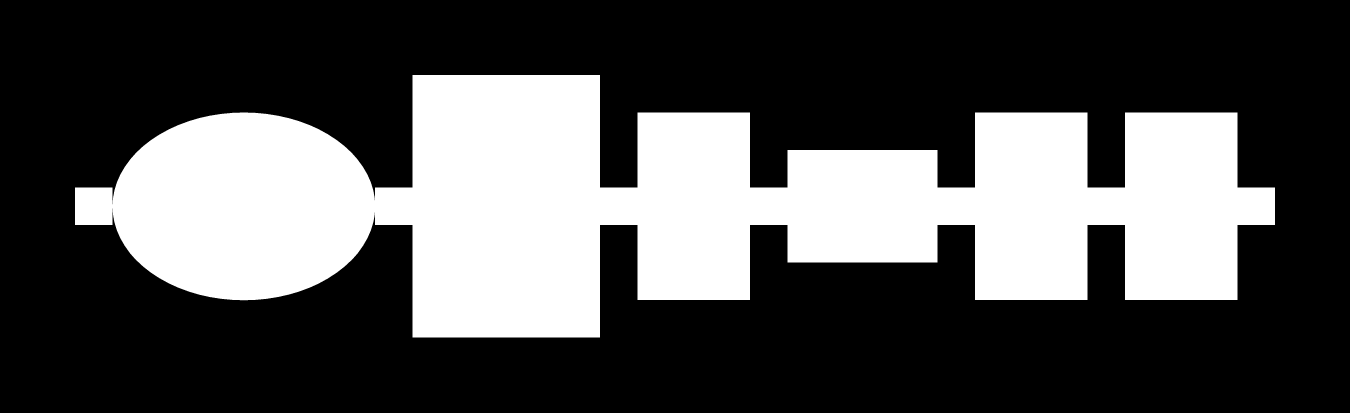
#> input picture WatabouTestModel/watabou_prior_attempts/data/watabou_circular/masks/chapel_of_supremus.png, 5400 x 1650 px (shown at 1/4 size)
$ python -i watabou_transform_v2.py   (imports and definitions only)
#> lines starting #> are read from the running program, lines starting #| are printed output that depends on the picture; after the words box and inside, x2 and y2 are one past the last pixel; in counts of white or black regions, pixels touching at a corner belong together
"""
Watabou Coordinate Transformation - Version 2

Improved approach:
1. Detect room corners/intersections in the image
2. Use the fact that grid cells should be square (scale_x == scale_y)
3. Use distinctive features (largest room, specific corners) for matching
"""

import json
import cv2
import numpy as np
from pathlib import Path
from dataclasses import dataclass
from typing import List, Tuple, Optional
import itertools
from scipy.optimize import minimize

@dataclass
class GridRoom:
    """Room in grid coordinates from JSON"""
    x: int
    y: int
    w: int
    h: int

    @property
    def area(self): return self.w * self.h

    @property
    def center_x(self): return self.x + self.w / 2

    @property
    def center_y(self): return self.y + self.h / 2

    @property
    def is_corridor(self): return self.w == 1 and self.h == 1


# [174 lines left out: functions load_json_rooms, find_room_corners_by_template, detect_grid_lines, estimate_grid_spacing, match_rooms_to_grid, not called in this run]


def detect_rooms_by_flooding(img_path: str, debug: bool = True):
    """
    Detect individual room regions by finding enclosed areas.
    """
#> called with debug = True
    img = cv2.imread(img_path)
#> img is the input picture: shape (1650, 5400, 3); 31.9% white; 1 white region, box (x1, y1, x2, y2) and area: (300, 300, 5100, 1350) 2846420
    gray = cv2.cvtColor(img, cv2.COLOR_BGR2GRAY)
    h, w = gray.shape
#> h = 1650; w = 5400

    # Find floor pixels (white/light gray)
    _, floor_mask = cv2.threshold(gray, 220, 255, cv2.THRESH_BINARY)

    # Find walls (dark pixels)
    _, wall_mask = cv2.threshold(gray, 80, 255, cv2.THRESH_BINARY_INV)

    # Dilate walls to ensure rooms are separated
    kernel = np.ones((7, 7), np.uint8)
    wall_dilated = cv2.dilate(wall_mask, kernel, iterations=2)
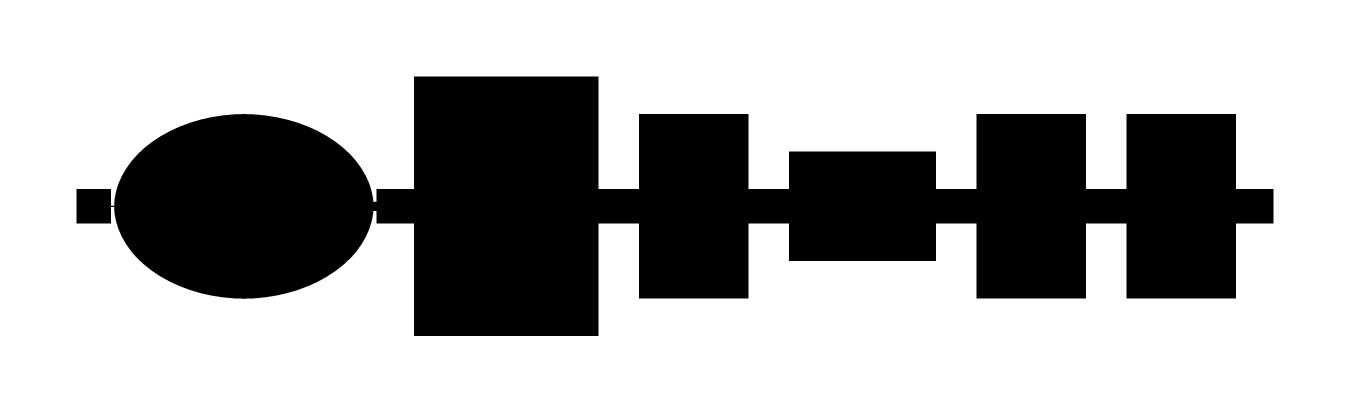
#> wall_dilated: shape (1650, 5400) (shown at 1/4 size); 69.2% white; 1 black region, box (x1, y1, x2, y2) and area: (306, 306, 5094, 1344) 2741144

    # Floor with walls removed
    floor_clean = cv2.bitwise_and(floor_mask, cv2.bitwise_not(wall_dilated))

    # Find connected components
    num_labels, labels, stats, centroids = cv2.connectedComponentsWithStats(floor_clean)
#> num_labels = 2; stats = [[0, 0, 5400, 1650, 6168856], [306, 306, 4788, 1038, 2741144]]; centroids = [[2726.7, 824.4], [2638.3, 824.6]]

    regions = []
    for i in range(1, num_labels):
        x, y, cw, ch, area = stats[i]
        if area < 5000:  # Filter small regions
            continue

        regions.append({
            'x': x, 'y': y, 'w': cw, 'h': ch,
            'cx': centroids[i][0], 'cy': centroids[i][1],
            'area': area
        })
#> this loop made 1 pass
#> after the loop, regions = 1 item

    print(f"Found {len(regions)} floor regions")
#| Found 1 floor regions

    if debug:
        debug_img = img.copy()
        for i, region in enumerate(sorted(regions, key=lambda r: r['area'], reverse=True)):
            cv2.rectangle(debug_img, (region['x'], region['y']),
                         (region['x']+region['w'], region['y']+region['h']), (0, 255, 0), 2)
            cv2.circle(debug_img, (int(region['cx']), int(region['cy'])), 5, (0, 0, 255), -1)
            cv2.putText(debug_img, str(i), (region['x']+5, region['y']+20),
                       cv2.FONT_HERSHEY_SIMPLEX, 0.5, (255, 0, 0), 2)
#> this loop made 1 pass
        cv2.imwrite("debug_v2_rooms.png", debug_img)

    return regions


# [431 lines left out: functions solve_by_largest_rooms, refine_transformation_optimization, manual_room_matching, find_wall_intersections, analyze_with_known_reference, validate_and_visualize and 1 more, not called in this run]


# [22 lines not run here, left out]

>>> result = detect_rooms_by_flooding('data/watabou_circular/masks/chapel_of_supremus.png')
#> result = 1 item

$ run again, on WatabouTestModel/watabou_prior_attempts/data/watabou_circular/masks/darkwing_house.png
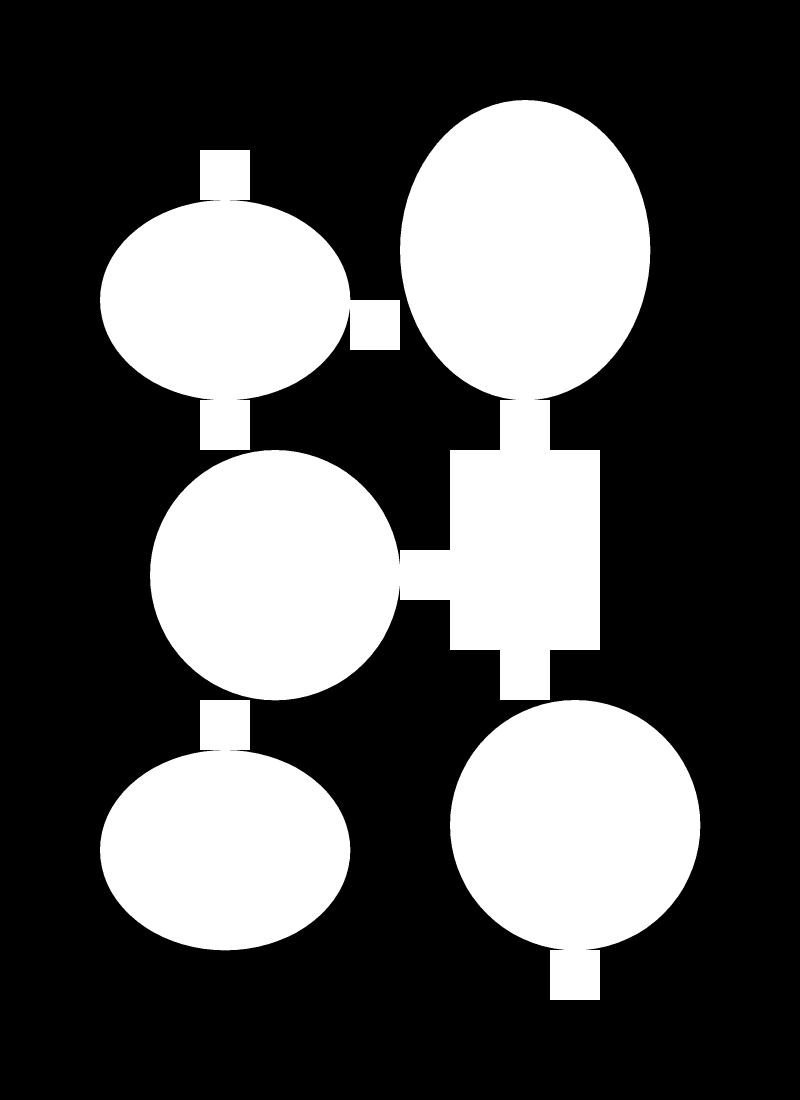
#> input picture WatabouTestModel/watabou_prior_attempts/data/watabou_circular/masks/darkwing_house.png, 2400 x 3300 px (shown at 1/3 size)
#> in detect_rooms_by_flooding, img is the input picture: shape (3300, 2400, 3); 32.5% white; 4 white regions, box (x1, y1, x2, y2) and area: (450, 300, 1951, 2101) 1310345, (1350, 2100, 2101, 3000) 464712, (300, 450, 1200, 1350) 421430, (300, 2100, 1051, 2851) 376469
#> wall_dilated: shape (3300, 2400); 69% white; 4 black regions, box (x1, y1, x2, y2) and area: (456, 306, 1945, 2095) 1256153, (1356, 2106, 2095, 2994) 444048, (306, 456, 1194, 1344) 396110, (306, 2106, 1045, 2845) 357137
#> in detect_rooms_by_flooding, `num_labels, labels, stats, centroids = cv2.connectedComponentsWithStat..`:
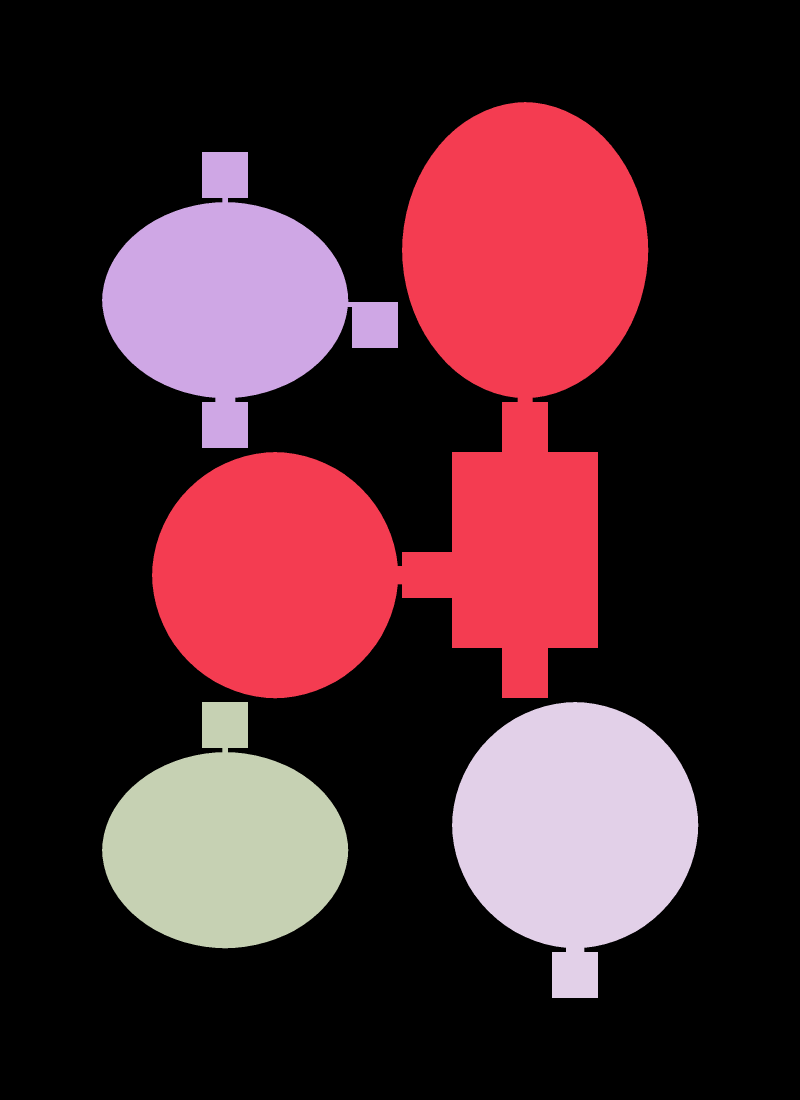
#> labels: shape (3300, 2400) int32 (shown at 1/3 size); 5 distinct labels, from 0 to 4; one colour per label, 0 black
#> num_labels = 5; stats = [[0, 0, 2400, 3300, 5466552], [456, 306, 1489, 1789, 1256153], [306, 456, 888, 888, 396110], [306, 2106, 739, 739, 357137], [1356, 2106, 739, 888, 444048]]; centroids = [[1200.6, 1655.3], [1316.5, 1310.2], [696.8, 903.9], [675, 2529.8], [1725, 2494.8]]
#> the loop in detect_rooms_by_flooding, `for i in range(1, num_labels):` made 4 passes
#> after the loop in detect_rooms_by_flooding, `for i in range(1, num_labels):`: regions = 4 items
#| Found 4 floor regions
#> the loop in detect_rooms_by_flooding, `for i, region in enumerate(sorted(regions, key=lambda r: r['area'], re..` made 4 passes
#> after the loop in detect_rooms_by_flooding, `for i, region in enumerate(sorted(regions, key=lambda r: r['area'], re..`:
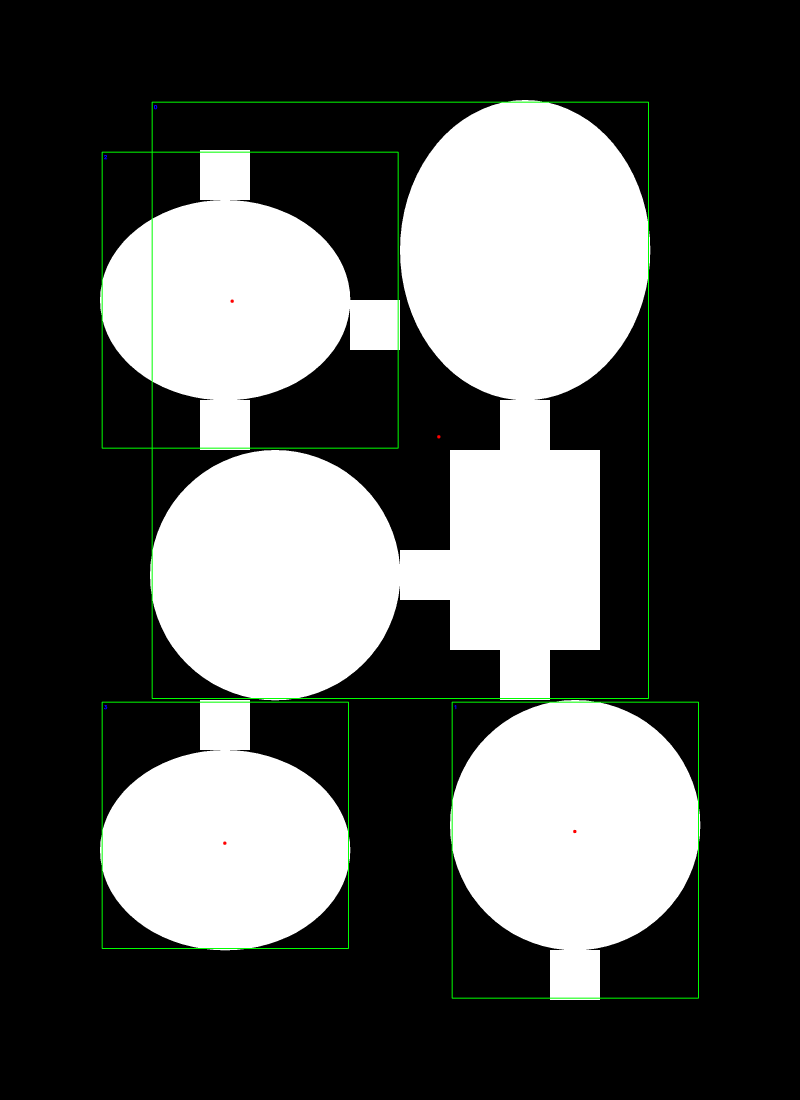
#> debug_img: shape (3300, 2400, 3) (shown at 1/3 size); mean B, G, R 82.6, 84.1, 82.6

$ run again, on WatabouTestModel/watabou_prior_attempts/data/watabou_circular/masks/eternal_sanctum_of_the_blood_savant.png
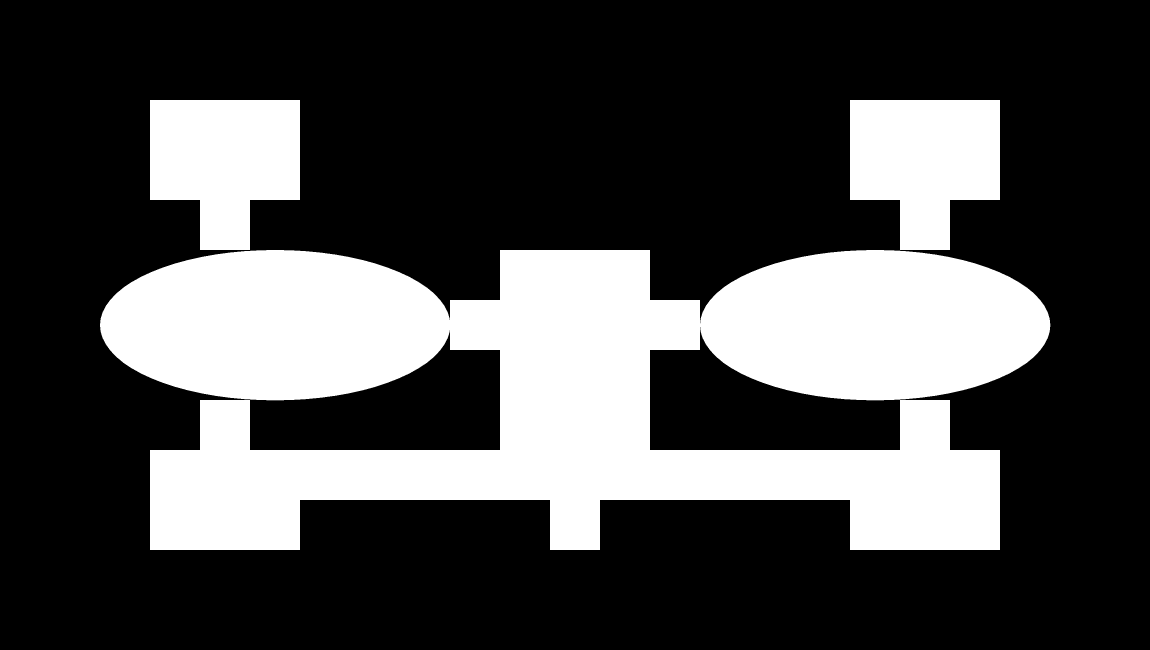
#> input picture WatabouTestModel/watabou_prior_attempts/data/watabou_circular/masks/eternal_sanctum_of_the_blood_savant.png, 3450 x 1950 px (shown at 1/3 size)
#> in detect_rooms_by_flooding, img is the input picture: shape (1950, 3450, 3); 29.1% white; 3 white regions, box (x1, y1, x2, y2) and area: (300, 750, 3151, 1650) 1643581, (450, 300, 900, 750) 157500, (2550, 300, 3000, 750) 157500
#> wall_dilated: shape (1950, 3450); 72.5% white; 4 black regions, box (x1, y1, x2, y2) and area: (307, 756, 2994, 1644) 1202090, (2107, 756, 3144, 1195) 353918, (456, 306, 894, 744) 146844, (2556, 306, 2994, 744) 146844
#> in detect_rooms_by_flooding, `num_labels, labels, stats, centroids = cv2.connectedComponentsWithStat..`:
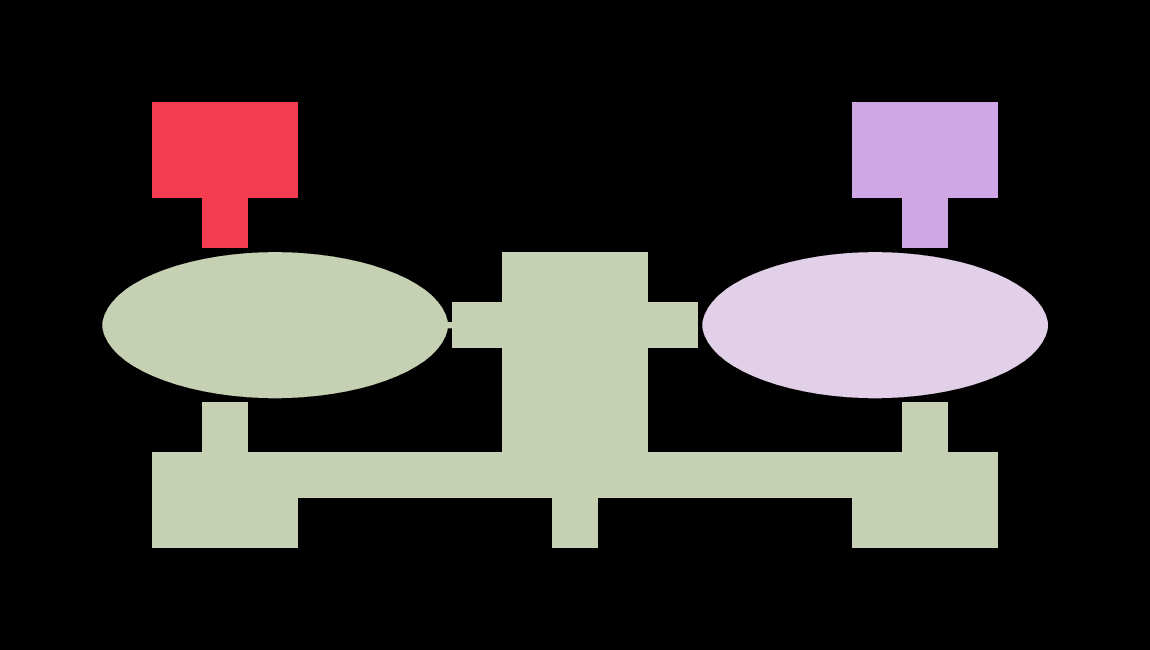
#> labels: shape (1950, 3450) int32 (shown at 1/3 size); 5 distinct labels, from 0 to 4; one colour per label, 0 black
#> num_labels = 5; stats = [[0, 0, 3450, 1950, 4877804], [456, 306, 438, 438, 146844], [2556, 306, 438, 438, 146844], [307, 756, 2687, 888, 1202090], [2107, 756, 1037, 439, 353918]]; centroids = [[1724.4, 946.4], [674.5, 480.4], [2774.5, 480.4], [1459.6, 1209.2], [2625, 975]]
#> the loop in detect_rooms_by_flooding, `for i in range(1, num_labels):` made 4 passes
#> after the loop in detect_rooms_by_flooding, `for i in range(1, num_labels):`: regions = 4 items
#| Found 4 floor regions
#> the loop in detect_rooms_by_flooding, `for i, region in enumerate(sorted(regions, key=lambda r: r['area'], re..` made 4 passes
#> after the loop in detect_rooms_by_flooding, `for i, region in enumerate(sorted(regions, key=lambda r: r['area'], re..`:
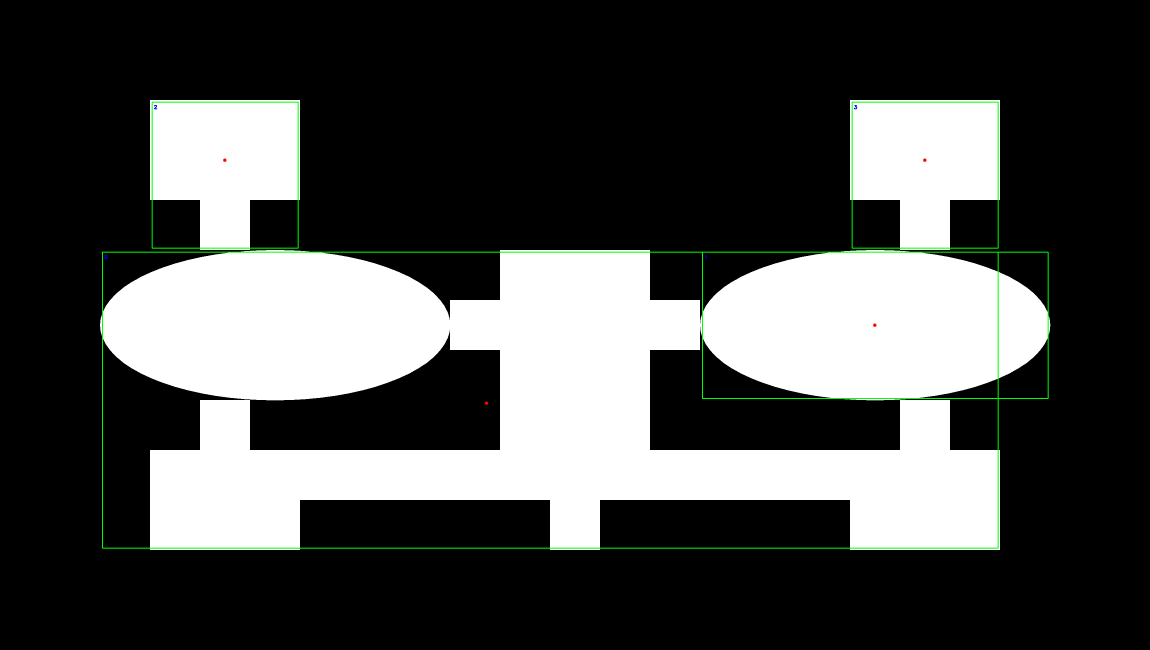
#> debug_img: shape (1950, 3450, 3) (shown at 1/3 size); mean B, G, R 73.6, 75.1, 73.6
